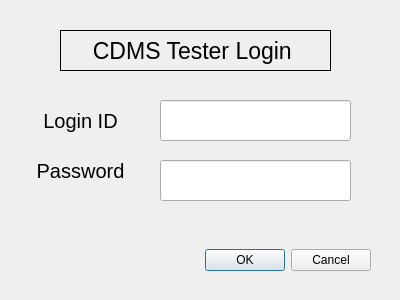
<?xml version="1.0" encoding="UTF-8"?>
<ui version="4.0">
 <class>Dialog</class>
 <widget class="QDialog" name="Login">
  <property name="geometry">
   <rect>
    <x>0</x>
    <y>0</y>
    <width>400</width>
    <height>300</height>
   </rect>
  </property>
  <property name="windowTitle">
   <string>Dialog</string>
  </property>
  <widget class="QDialogButtonBox" name="buttonBox">
   <property name="geometry">
    <rect>
     <x>30</x>
     <y>240</y>
     <width>341</width>
     <height>41</height>
    </rect>
   </property>
   <property name="orientation">
    <enum>Qt::Horizontal</enum>
   </property>
   <property name="standardButtons">
    <set>QDialogButtonBox::Cancel|QDialogButtonBox::Ok</set>
   </property>
  </widget>
  <widget class="QLabel" name="label">
   <property name="geometry">
    <rect>
     <x>60</x>
     <y>30</y>
     <width>271</width>
     <height>41</height>
    </rect>
   </property>
   <property name="font">
    <font>
     <pointsize>17</pointsize>
    </font>
   </property>
   <property name="frameShape">
    <enum>QFrame::Panel</enum>
   </property>
   <property name="frameShadow">
    <enum>QFrame::Plain</enum>
   </property>
   <property name="lineWidth">
    <number>1</number>
   </property>
   <property name="text">
    <string>CDMS Tester Login </string>
   </property>
   <property name="textFormat">
    <enum>Qt::PlainText</enum>
   </property>
   <property name="alignment">
    <set>Qt::AlignCenter</set>
   </property>
  </widget>
  <widget class="QLabel" name="label_2">
   <property name="geometry">
    <rect>
     <x>30</x>
     <y>100</y>
     <width>101</width>
     <height>41</height>
    </rect>
   </property>
   <property name="font">
    <font>
     <pointsize>15</pointsize>
    </font>
   </property>
   <property name="frameShape">
    <enum>QFrame::NoFrame</enum>
   </property>
   <property name="frameShadow">
    <enum>QFrame::Plain</enum>
   </property>
   <property name="lineWidth">
    <number>1</number>
   </property>
   <property name="text">
    <string>Login ID</string>
   </property>
   <property name="textFormat">
    <enum>Qt::PlainText</enum>
   </property>
   <property name="alignment">
    <set>Qt::AlignCenter</set>
   </property>
  </widget>
  <widget class="QLabel" name="label_3">
   <property name="geometry">
    <rect>
     <x>20</x>
     <y>140</y>
     <width>121</width>
     <height>61</height>
    </rect>
   </property>
   <property name="font">
    <font>
     <pointsize>15</pointsize>
    </font>
   </property>
   <property name="frameShape">
    <enum>QFrame::NoFrame</enum>
   </property>
   <property name="frameShadow">
    <enum>QFrame::Plain</enum>
   </property>
   <property name="lineWidth">
    <number>1</number>
   </property>
   <property name="text">
    <string>Password</string>
   </property>
   <property name="textFormat">
    <enum>Qt::PlainText</enum>
   </property>
   <property name="alignment">
    <set>Qt::AlignCenter</set>
   </property>
  </widget>
  <widget class="QLineEdit" name="lineEdit">
   <property name="geometry">
    <rect>
     <x>160</x>
     <y>100</y>
     <width>191</width>
     <height>41</height>
    </rect>
   </property>
  </widget>
  <widget class="QLineEdit" name="lineEdit_2">
   <property name="geometry">
    <rect>
     <x>160</x>
     <y>160</y>
     <width>191</width>
     <height>41</height>
    </rect>
   </property>
  </widget>
 </widget>
 <resources/>
 <connections>
  <connection>
   <sender>buttonBox</sender>
   <signal>accepted()</signal>
   <receiver>Dialog</receiver>
   <slot>accept()</slot>
   <hints>
    <hint type="sourcelabel">
     <x>248</x>
     <y>254</y>
    </hint>
    <hint type="destinationlabel">
     <x>157</x>
     <y>274</y>
    </hint>
   </hints>
  </connection>
  <connection>
   <sender>buttonBox</sender>
   <signal>rejected()</signal>
   <receiver>Dialog</receiver>
   <slot>reject()</slot>
   <hints>
    <hint type="sourcelabel">
     <x>316</x>
     <y>260</y>
    </hint>
    <hint type="destinationlabel">
     <x>286</x>
     <y>274</y>
    </hint>
   </hints>
  </connection>
 </connections>
</ui>
